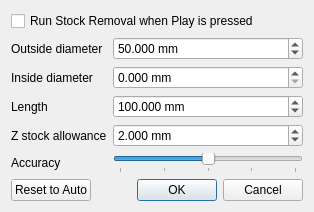
<?xml version="1.0" encoding="UTF-8"?>
<ui version="4.0">
 <class>StockDialog</class>
 <widget class="QDialog" name="StockDialog">
  <property name="windowTitle"><string>Stock</string></property>
  <layout class="QVBoxLayout" name="verticalLayout">
   <item><widget class="QCheckBox" name="enabledCheck"><property name="text"><string>Run Stock Removal when Play is pressed</string></property></widget></item>
   <item>
    <layout class="QFormLayout" name="formLayout">
     <item row="0" column="0"><widget class="QLabel" name="outerLabel"><property name="text"><string>Outside diameter</string></property></widget></item>
     <item row="0" column="1"><widget class="QDoubleSpinBox" name="outerSpin"><property name="decimals"><number>3</number></property><property name="minimum"><double>0.010000000000000</double></property><property name="maximum"><double>100000.000000000000000</double></property><property name="value"><double>50.000000000000000</double></property><property name="suffix"><string> mm</string></property></widget></item>
     <item row="1" column="0"><widget class="QLabel" name="innerLabel"><property name="text"><string>Inside diameter</string></property></widget></item>
     <item row="1" column="1"><widget class="QDoubleSpinBox" name="innerSpin"><property name="decimals"><number>3</number></property><property name="maximum"><double>100000.000000000000000</double></property><property name="suffix"><string> mm</string></property></widget></item>
     <item row="2" column="0"><widget class="QLabel" name="lengthLabel"><property name="text"><string>Length</string></property></widget></item>
     <item row="2" column="1"><widget class="QDoubleSpinBox" name="lengthSpin"><property name="decimals"><number>3</number></property><property name="minimum"><double>0.010000000000000</double></property><property name="maximum"><double>100000.000000000000000</double></property><property name="value"><double>100.000000000000000</double></property><property name="suffix"><string> mm</string></property></widget></item>
     <item row="3" column="0"><widget class="QLabel" name="frontAllowanceLabel"><property name="text"><string>Z stock allowance</string></property></widget></item>
     <item row="3" column="1"><widget class="QDoubleSpinBox" name="frontAllowanceSpin"><property name="decimals"><number>3</number></property><property name="maximum"><double>100000.000000000000000</double></property><property name="value"><double>2.000000000000000</double></property><property name="suffix"><string> mm</string></property></widget></item>
     <item row="4" column="0"><widget class="QLabel" name="accuracyLabel"><property name="text"><string>Accuracy</string></property></widget></item>
     <item row="4" column="1"><widget class="QSlider" name="accuracySlider"><property name="toolTip"><string>Higher accuracy gives a finer stock model and uses more processing time.</string></property><property name="maximum"><number>4</number></property><property name="pageStep"><number>1</number></property><property name="value"><number>2</number></property><property name="orientation"><enum>Qt::Orientation::Horizontal</enum></property><property name="tickPosition"><enum>QSlider::TickPosition::TicksBelow</enum></property><property name="tickInterval"><number>1</number></property></widget></item>
    </layout>
   </item>
   <item>
    <layout class="QHBoxLayout" name="buttonLayout">
     <item><widget class="QPushButton" name="resetAutoButton"><property name="text"><string>Reset to Auto</string></property></widget></item>
     <item><spacer name="buttonSpacer"><property name="orientation"><enum>Qt::Orientation::Horizontal</enum></property><property name="sizeHint" stdset="0"><size><width>40</width><height>20</height></size></property></spacer></item>
     <item><widget class="QDialogButtonBox" name="buttonBox"><property name="standardButtons"><set>QDialogButtonBox::StandardButton::Cancel|QDialogButtonBox::StandardButton::Ok</set></property></widget></item>
    </layout>
   </item>
  </layout>
 </widget>
 <resources/>
 <connections/>
</ui>
